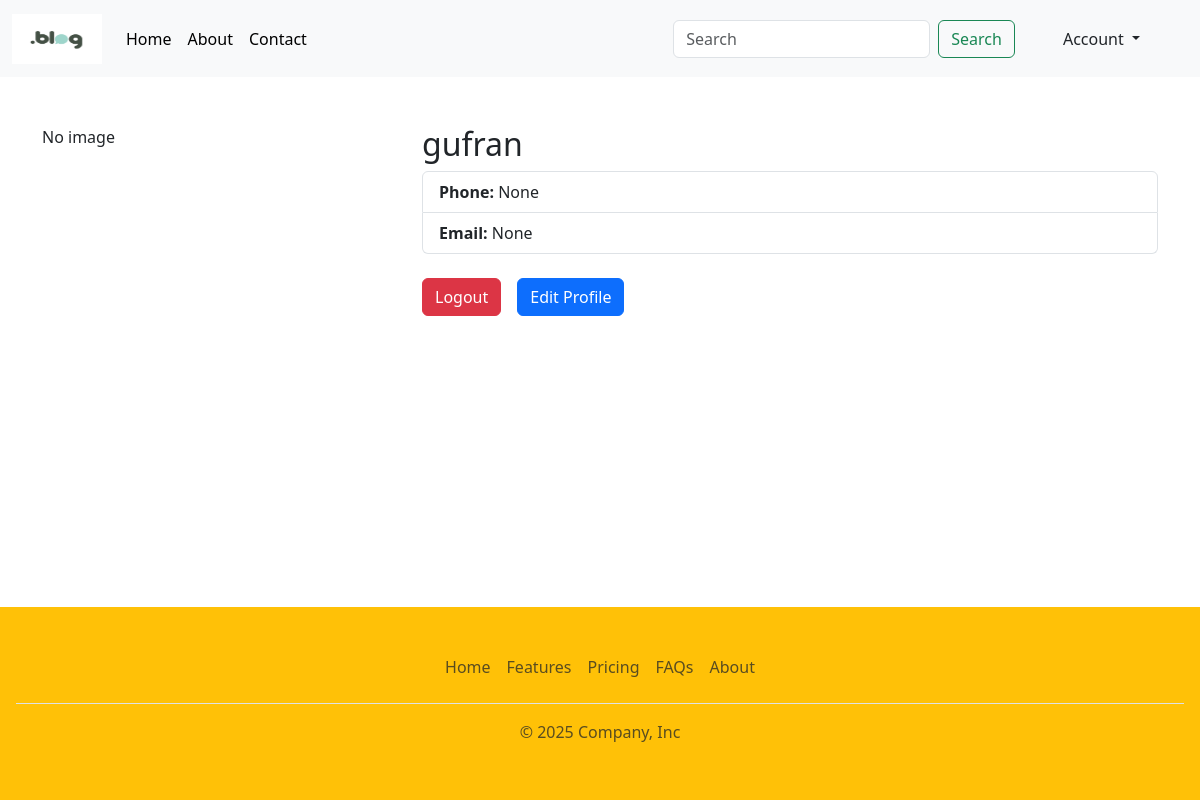
The app's page /profile (signed in) with its own data.
### models.py (models this page shows)
class User(db.Model,UserMixin):
    id= db.Column(db.Integer,primary_key=True)
    username= db.Column(db.String(50),unique=True,nullable=False)
    password= db.Column(db.String(50),nullable=False)
    email = db.Column(db.String(120), unique=True, nullable=True, default= '')  # New
    phone = db.Column(db.String(15), unique=True, nullable=True,default= '')    # New
    image = db.Column(db.String(100), nullable=True,default='default.jpg')
    blogs = db.relationship('Blog', backref='author', lazy=True)

### app.py (the view)
@app.route('/profile')
def profile():
    user_profile= current_user
    return render_template("user_profile.html",user_profile=user_profile)

### app.py (called while the page is built)
@login_manager.user_loader
def load_user(user_id):
    return User.query.get(int(user_id))

### templates/user_profile.html
{% extends "base.html" %}
{% block content%}
<div class="container mt-5">
    <div class="row">
        <div class="col-md-4">
            {% if user_profile.image %}
                <img style="height: 200px; width:200px;" src="{{ url_for('static', filename='profile_image/' ~ user_profile.image) }}" alt="Profile Picture" class="img-fluid rounded-circle">
            {% else %}
                <p>No image</p>
            {% endif %}
        </div>
        <div class="col-md-8">
            <h2>{{ user_profile.username}}</h2>
            <ul class="list-group">
                <li class="list-group-item"><strong>Phone:</strong> {{ user_profile.phone }}</li>
                <li class="list-group-item"><strong>Email:</strong> {{ user_profile.email }}</li>
            </ul>
            <br>
             <div class="d-flex">
                <a href="{{url_for('logout')}}" class="btn btn-danger">Logout</a>
                <a href="{{url_for('edit_profile')}}" class="btn btn-primary ms-3">Edit Profile</a>
            </div>
        </div>
    </div>
</div>
<br>
{% endblock %}

### templates/base.html (style rules this page uses)
html, body { height: 100%; margin: 0; }

### records on screen
User: username "gufran", phone "None", email "None"
